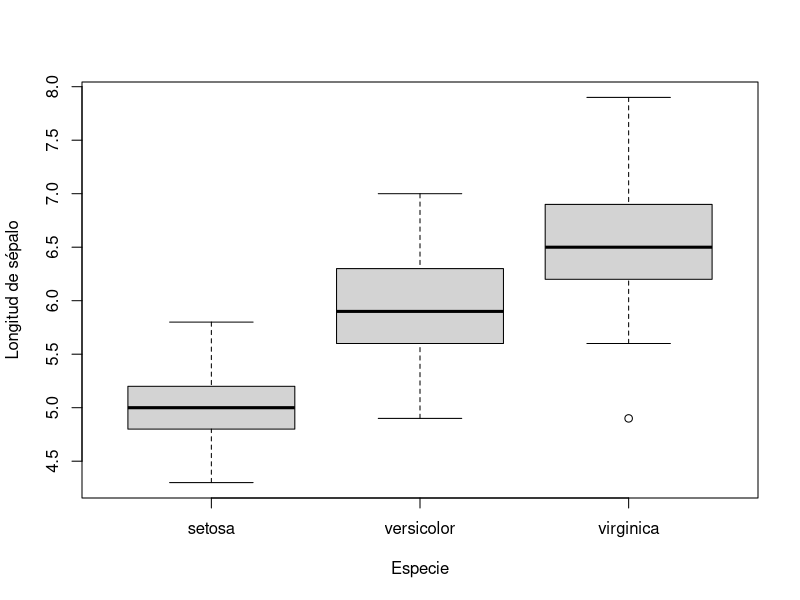
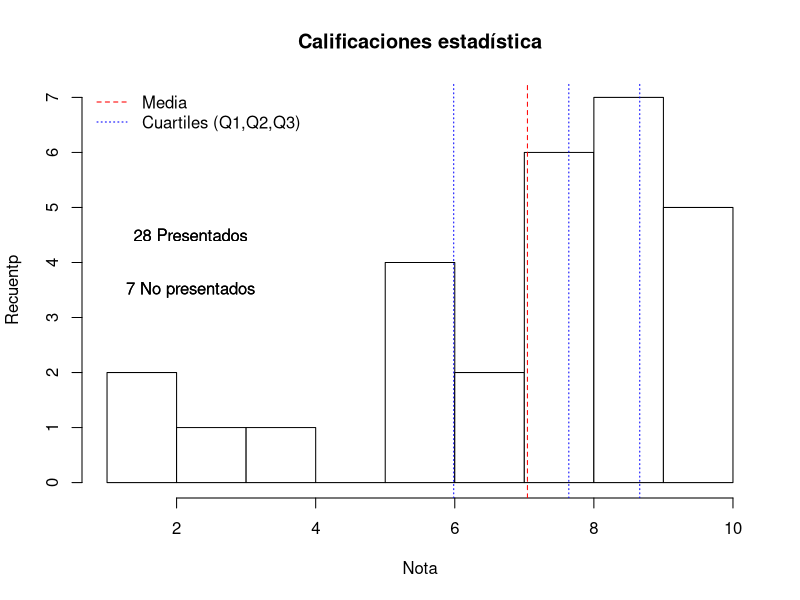
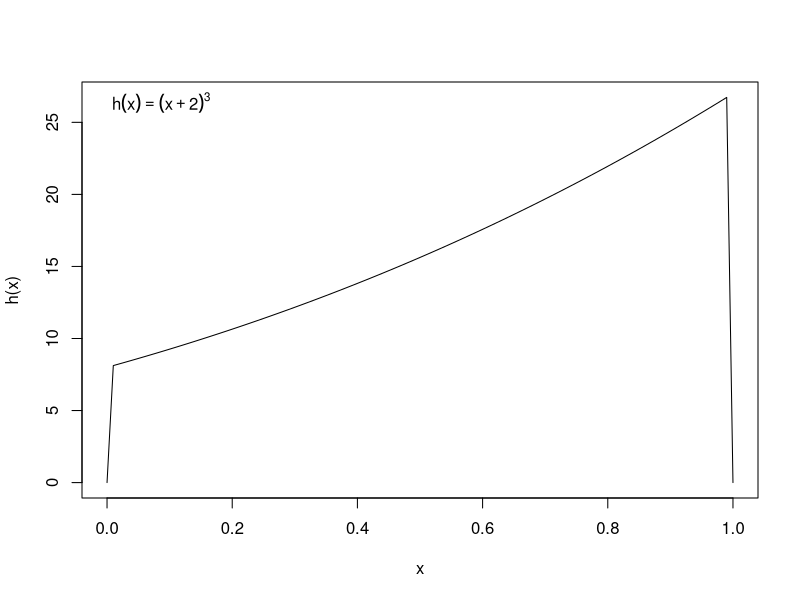
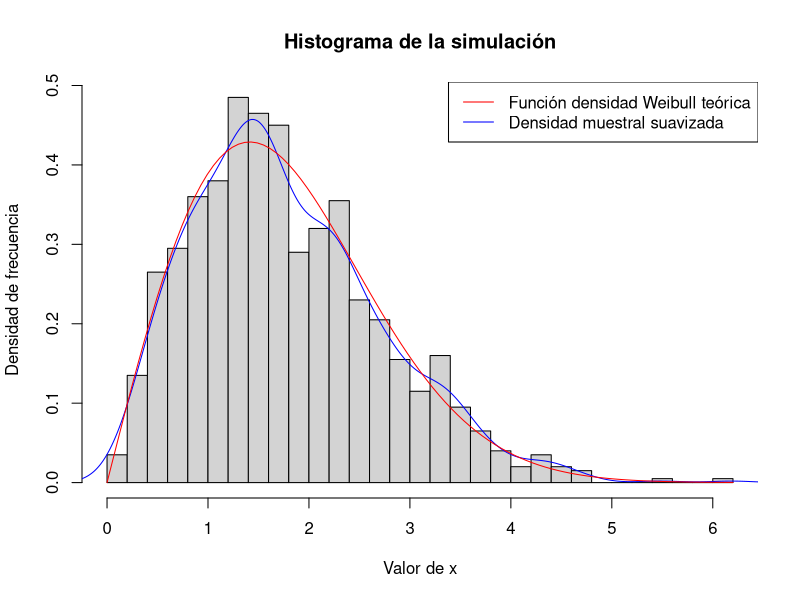

Write the R code that produced these figures, in order.
## ---- chunk 1
data(iris)
attach(iris)
str(iris)
## ---- chunk 2
#Diagrama de cajas múltiple
boxplot(Sepal.Length~Species,data=iris, xlab='Especie', ylab='Longitud de sépalo')

## ---- chunk 3
fit<-lm(Sepal.Length~Species, data=iris)
anova(fit)
## ---- chunk 4
pairwise.t.test(Sepal.Length,Species, data=iris)
## ---- chunk 5
#Leo el archivo "notas.txt"
notas<-read.table("notas.txt", header=T)
typeof(notas) #Es tipo lista
#Así obtenemos un vector numérico
notas<-notas[[1]] 
presentados<-sum(!is.na(notas)) #28
nopresentados<-sum(is.na(notas)) #7
#Eliminamos los valores NA del vector
notas<-notas[!is.na(notas)]

#Calculo media y cuantiles
media<-mean(notas)
q1<-quantile(notas,0.25)
q2<-quantile(notas,0.5)
q3<-quantile(notas,0.75)


#Creamos el histograma
hist(notas, breaks=10, freq=T, col='white', main='Calificaciones estadística', xlab='Nota', ylab='Recuentp')

abline(v=c(media,q1,q2,q3), col=c('red','blue','blue','blue'), lty=c(2,3,3,3))

legend('topleft', c('Media', 'Cuartiles (Q1,Q2,Q3)'), bty='n', lty=c(2,3), col=c('red','blue'))

text(2.2 ,c(4.5,3.5),labels=c('28 Presentados', '7 No presentados'))
text(2.2 ,c(4.5,3.5),labels=c('28 Presentados', '7 No presentados'))

## ---- chunk 6
h<-function(x) (x+2)^3*(x>0 & x<1)

#Visualizamos la función en el dominio de integración
curve(h,0,1, xlim=c(0,1))
legend('topleft', legend=expression(h(x)==(x+2)^3), bty='n')

#Simulación
nsim<-100      #Número de simulaciones
set.seed(1)    #Fijamos semilla
x<-runif(nsim) #x1,...,xn
hx<-h(x)       #h(x1),...,h(xn)
int<-mean(hx); int #Valor aproximado tras 100 simulaciones
16.25              #Valor real (fácil de hacer a mano)


## ---- chunk 7
n<-1000 #Número de simulaciones
set.seed(1)
lambda<-0.5
alpha<-2

u<-runif(n)  #Ditribución uniforme

x<-(-log(1-u))^(1/alpha)/lambda      #Simulación de los valores

## ---- chunk 8

hist(x,freq=FALSE,breaks='FD', main= 'Histograma de la simulación', ylab='Densidad de frecuencia', xlab='Valor de x')
lines(density(x),col='blue')
curve(dweibull(x,scale=1/lambda,shape=alpha),col='red',add=T)
legend('topright', c('Función densidad Weibull teórica','Densidad muestral suavizada'), col=c('red','blue'), lty=1)

ks.test(x,pweibull,scale=1/lambda,shape=alpha) #pvalor=0.5928 !Sigue exponencial! (No se rechaza H0)

